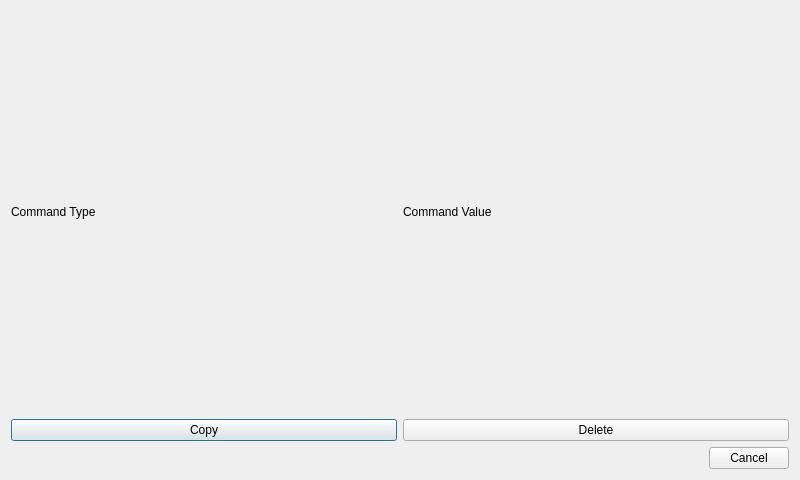
<?xml version="1.0" encoding="UTF-8"?>
<ui version="4.0">
 <class>PIREditCommandDialog</class>
 <widget class="QDialog" name="PIREditCommandDialog">
  <property name="geometry">
   <rect>
    <x>0</x>
    <y>0</y>
    <width>800</width>
    <height>480</height>
   </rect>
  </property>
  <property name="windowTitle">
   <string>Edit Command</string>
  </property>
  <layout class="QVBoxLayout" name="verticalLayout">
   <item>
    <layout class="QHBoxLayout" name="horizontalLayout">
     <item>
      <widget class="QLabel" name="commandTypeLabel">
       <property name="text">
        <string>Command Type</string>
       </property>
      </widget>
     </item>
     <item>
      <widget class="QLabel" name="commandValueLabel">
       <property name="text">
        <string>Command Value</string>
       </property>
      </widget>
     </item>
    </layout>
   </item>
   <item>
    <layout class="QHBoxLayout" name="horizontalLayout_2">
     <item>
      <widget class="QPushButton" name="copyButton">
       <property name="text">
        <string>Copy</string>
       </property>
      </widget>
     </item>
     <item>
      <widget class="QPushButton" name="deleteButton">
       <property name="text">
        <string>Delete</string>
       </property>
      </widget>
     </item>
    </layout>
   </item>
   <item>
    <widget class="QDialogButtonBox" name="buttonBox">
     <property name="orientation">
      <enum>Qt::Horizontal</enum>
     </property>
     <property name="standardButtons">
      <set>QDialogButtonBox::Cancel</set>
     </property>
    </widget>
   </item>
  </layout>
 </widget>
 <resources/>
 <connections>
  <connection>
   <sender>buttonBox</sender>
   <signal>accepted()</signal>
   <receiver>PIREditCommandDialog</receiver>
   <slot>accept()</slot>
   <hints>
    <hint type="sourcelabel">
     <x>248</x>
     <y>254</y>
    </hint>
    <hint type="destinationlabel">
     <x>157</x>
     <y>274</y>
    </hint>
   </hints>
  </connection>
  <connection>
   <sender>buttonBox</sender>
   <signal>rejected()</signal>
   <receiver>PIREditCommandDialog</receiver>
   <slot>reject()</slot>
   <hints>
    <hint type="sourcelabel">
     <x>316</x>
     <y>260</y>
    </hint>
    <hint type="destinationlabel">
     <x>286</x>
     <y>274</y>
    </hint>
   </hints>
  </connection>
 </connections>
</ui>
